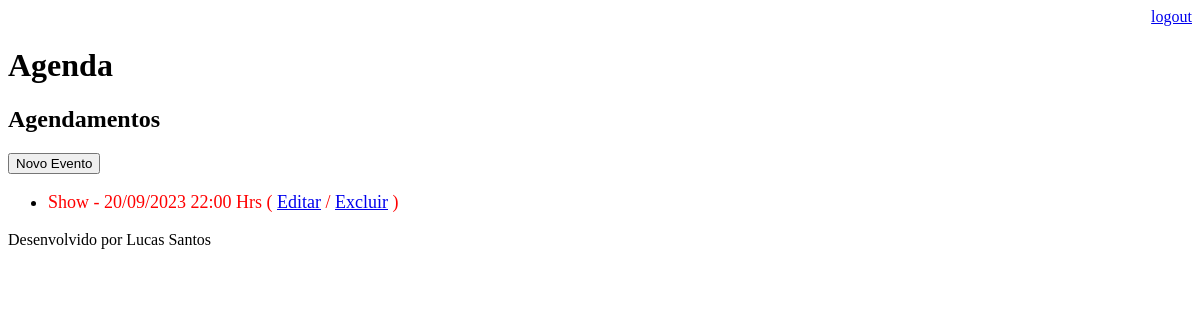
Page /agenda/ (signed in) on the earlier database version.
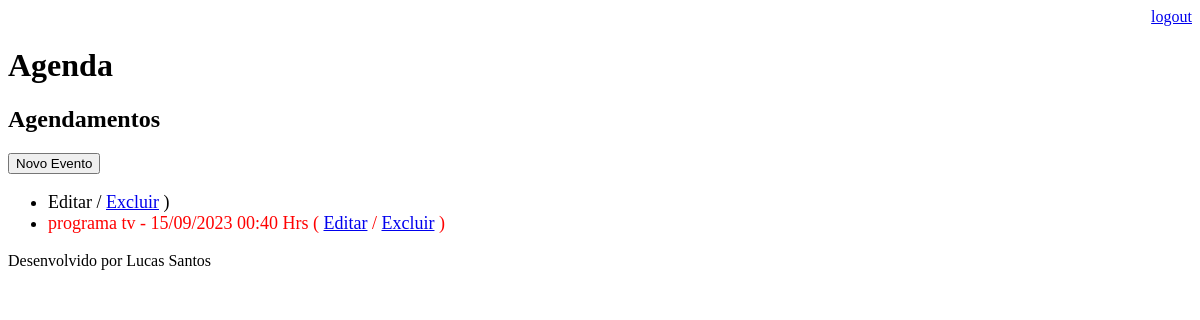
Same page on the later database version.
### core/models.py (models this page shows, shortened)
class Evento(models.Model):
    titulo = models.CharField(max_length=100)
    descricao = models.TextField(blank=True, null=True)
    data_evento = models.DateTimeField(verbose_name="Data do Evento")
    data_criacao = models.DateTimeField(auto_now=True)
    usuario = models.ForeignKey(User, on_delete=models.CASCADE)
    class Meta:
        db_table = "evento"
    def get_data_evento(self):
        return self.data_evento.strftime("%d/%m/%Y %H:%M Hrs")
    def get_evento_atrasado(self):
        if self.data_evento < datetime.now():
            return True
        else:
            return False

### core/views.py (the view)
# urls.py: path("agenda/", views.lista_eventos),
@login_required(login_url="/login/")
def lista_eventos(request):
    usuario = request.user
    data_atual = datetime.now() - timedelta(hours=1)
    evento = Evento.objects.filter(usuario=usuario)
    dados = {"eventos":evento}
    return render(request, "agenda.html", dados)

### templates/agenda.html
{% extends "model-page.html" %}
{% block content %}
    <h2>Agendamentos</h2>
    <a href="evento/">
        <button type="button">Novo Evento</button>
    </a>
    <ul style="font-size: 18px">
        {% for evento in eventos %}
            <li>
                <div style={% if evento.get_evento_atrasado %}
                            "color:red">
                            {% endif %}
                    {{ evento.titulo }} - {{ evento.get_data_evento }}
                    ( <a href="evento/?id={{ evento.id }}">Editar</a>
                    / <a href="evento/delete/{{ evento.id }}/">Excluir</a> )
                </div>
            </li>
        {% endfor %}
    </ul>
{% endblock %}

### templates/model-page.html
<!DOCTYPE html>
<html lang="en">
<head>
    {% include "model-header.html" %}
</head>
<body>
    {% block content %} {% endblock %}
    {% include "model-footer.html" %}
</body>
</html>

### templates/model-header.html (shortened to what this page needs)
<div align="right">
    <a href="/logout">logout</a>
</div>
<h1>Agenda</h1>

### templates/model-footer.html
<p>Desenvolvido por Lucas Santos</p>

Differences in the rows shown:
removed Evento: titulo "Show", get_data_evento "20/09/2023 22:00 Hrs"
added Evento: titulo "programa tv", get_data_evento "15/09/2023 00:40 Hrs"
